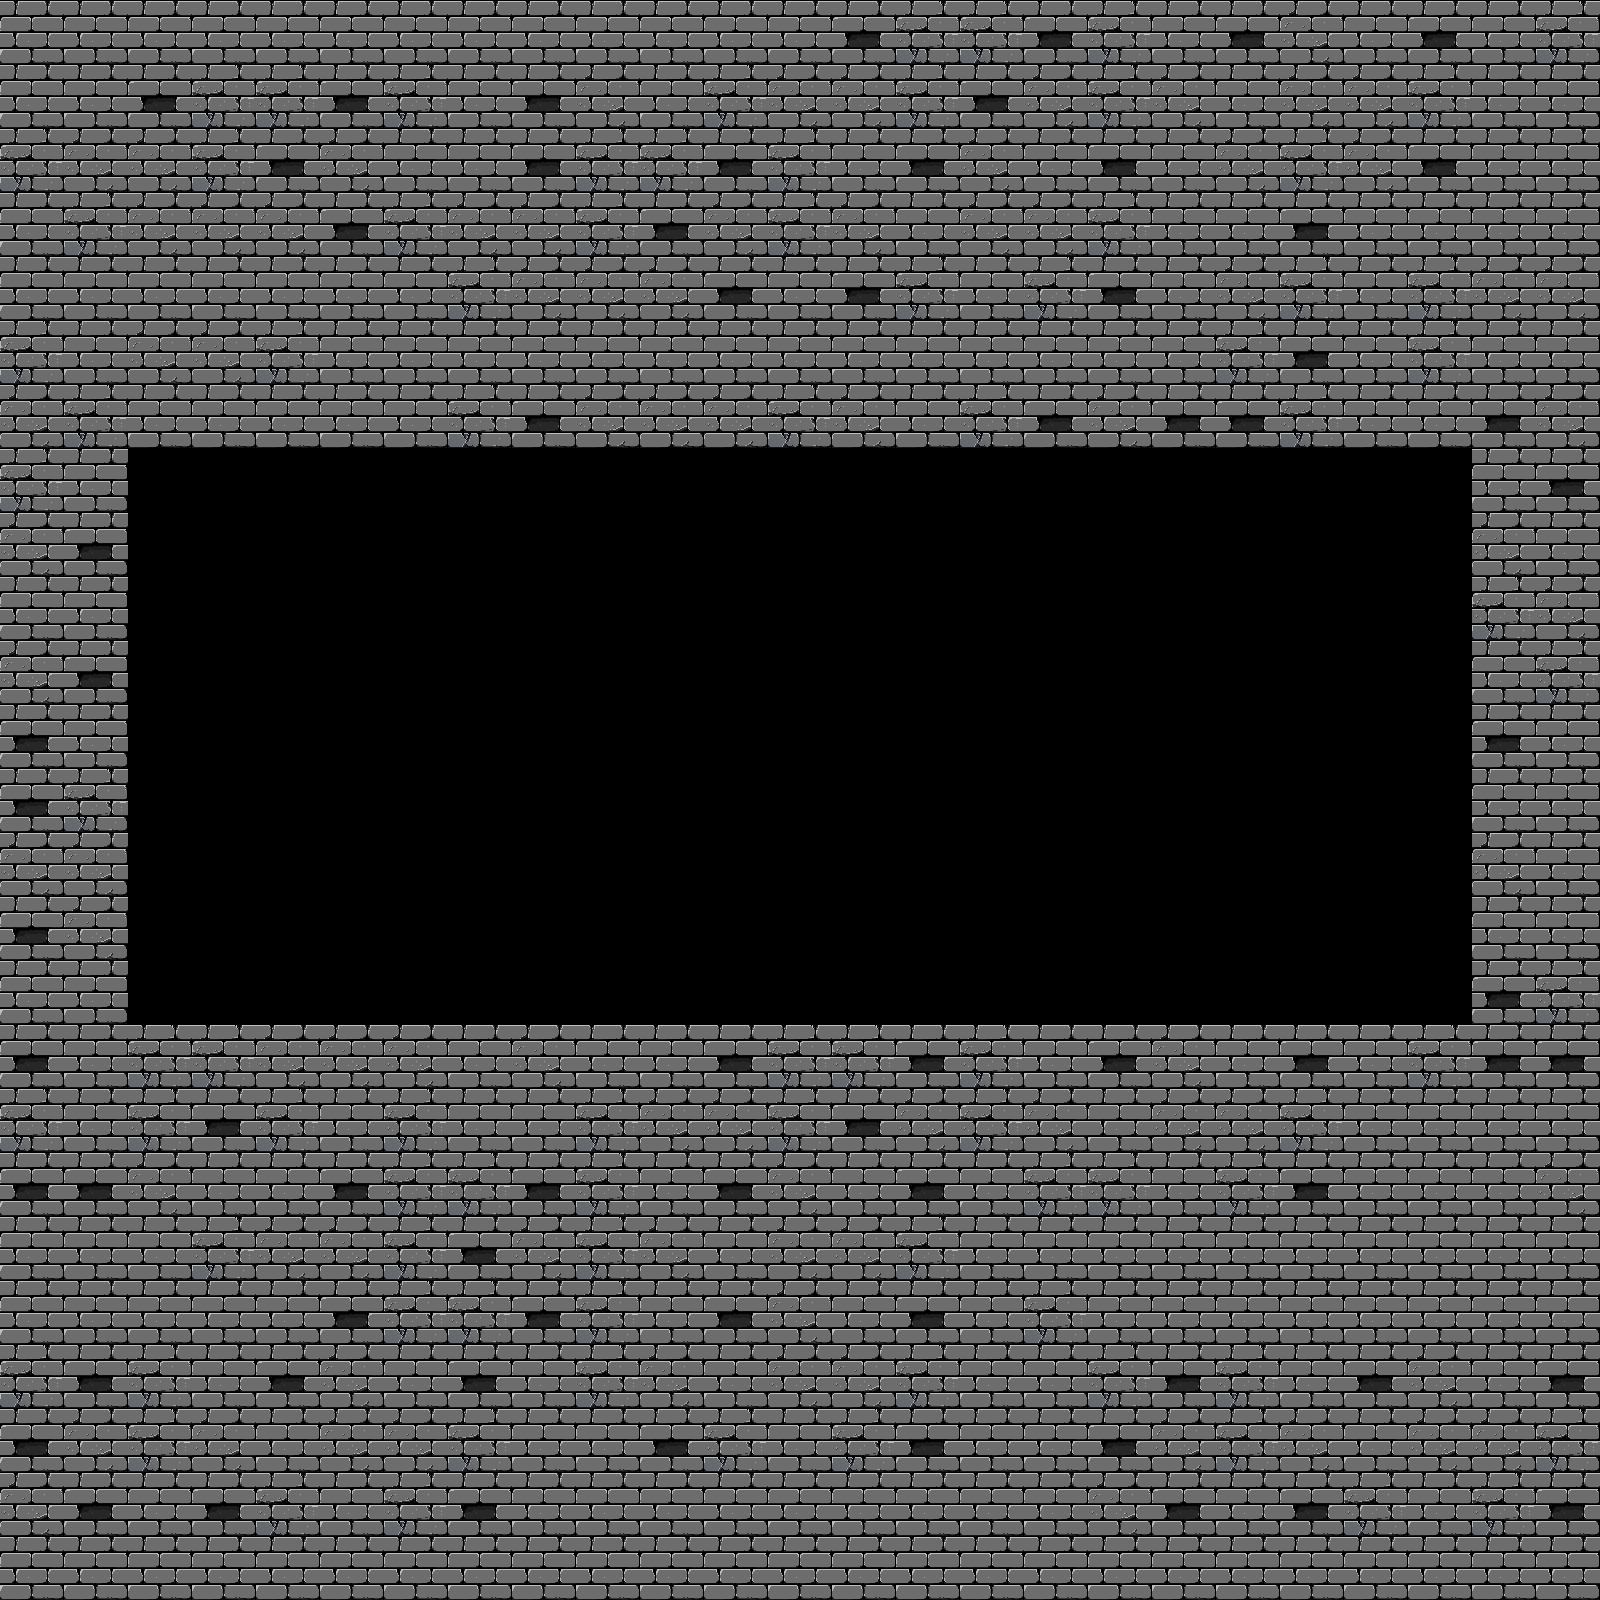

This is a level from a 2D game, rendered from its Tiled map with the project's own tilesets. A one-line summary and the map file follow, with tile-layer data summarised:
An orthogonal 25x25 tile map with 64x64 px tiles, 1 tile layer (walls), 1 hidden layer not drawn.

<map version="1.0" orientation="orthogonal" renderorder="right-down" width="25" height="25" tilewidth="64" tileheight="64" nextobjectid="1">
 <tileset firstgid="1" name="sadfgh" tilewidth="64" tileheight="64" tilecount="36">
  <image source="cpa_.png" width="256" height="576" />
  <tile id="0">
   <properties>
    <property name="blocked" value="true" />
   </properties>
  </tile>
  <tile id="1">
   <properties>
    <property name="blocked" value="true" />
   </properties>
  </tile>
  <tile id="2">
   <properties>
    <property name="blocked" value="true" />
   </properties>
  </tile>
  <tile id="3">
   <properties>
    <property name="blocked" value="true" />
   </properties>
  </tile>
  <tile id="4">
   <properties>
    <property name="blocked" value="true" />
   </properties>
  </tile>
  <tile id="5">
   <properties>
    <property name="blocked" value="true" />
   </properties>
  </tile>
  <tile id="6">
   <properties>
    <property name="blocked" value="true" />
   </properties>
  </tile>
  <tile id="7">
   <properties>
    <property name="blocked" value="true" />
   </properties>
  </tile>
  <tile id="8">
   <properties>
    <property name="blocked" value="true" />
   </properties>
  </tile>
  <tile id="9">
   <properties>
    <property name="blocked" value="true" />
   </properties>
  </tile>
  <tile id="10">
   <properties>
    <property name="blocked" value="true" />
   </properties>
  </tile>
  <tile id="11">
   <properties>
    <property name="blocked" value="true" />
   </properties>
  </tile>
  <tile id="12">
   <properties>
    <property name="blocked" value="true" />
   </properties>
  </tile>
  <tile id="13">
   <properties>
    <property name="blocked" value="true" />
   </properties>
  </tile>
  <tile id="14">
   <properties>
    <property name="blocked" value="true" />
   </properties>
  </tile>
  <tile id="16">
   <properties>
    <property name="blocked" value="true" />
   </properties>
  </tile>
  <tile id="17">
   <properties>
    <property name="blocked" value="true" />
   </properties>
  </tile>
  <tile id="18">
   <properties>
    <property name="blocked" value="true" />
   </properties>
  </tile>
  <tile id="21">
   <properties>
    <property name="blocked" value="true" />
   </properties>
  </tile>
  <tile id="22">
   <properties>
    <property name="blocked" value="true" />
   </properties>
  </tile>
  <tile id="25">
   <properties>
    <property name="blocked" value="true" />
   </properties>
  </tile>
  <tile id="26">
   <properties>
    <property name="blocked" value="true" />
   </properties>
  </tile>
  <tile id="27">
   <properties>
    <property name="blocked" value="true" />
   </properties>
  </tile>
  <tile id="31">
   <properties>
    <property name="blocked" value="true" />
   </properties>
  </tile>
  <tile id="35">
   <properties>
    <property name="blocked" value="true" />
   </properties>
  </tile>
 </tileset>
 <layer name="bottom" width="25" height="25" visible="0">
  <data>[625 cells, 625 non-empty, 1 distinct tile ids]</data>
 </layer>
 <layer name="walls" width="25" height="25">
  <properties>
   <property name="blocked" value="true" />
  </properties>
  <data>[625 cells, 436 non-empty, 4 distinct tile ids]</data>
 </layer>
</map>
